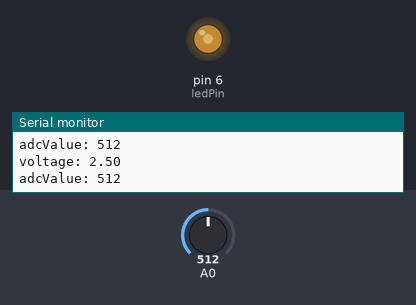
Bench run of a sketch on a simulated Arduino Uno, built with avr-gcc and run on an emulated ATmega328P. Parts: output pins drawn as LEDs (lit = HIGH), the last lines printed to the serial monitor. The test bench sets the inputs (shaded band); at power-on: A0 = 512.

Above: at 1.2 s.
1.3 s: A0 set to 104
At 1.9 s:
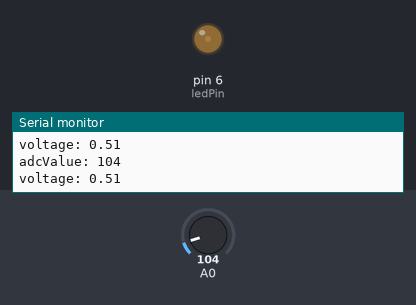
2.8 s: A0 set to 90
At 4.1 s:
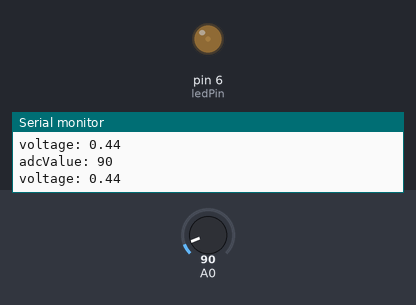
5.8 s: A0 set to 11
At 7.0 s:
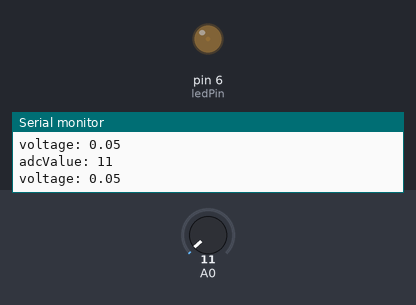
8.8 s: A0 set to 8
At 9.9 s:
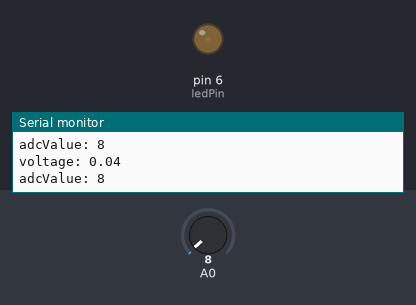
11.8 s: A0 set to 0
At 12.2 s:
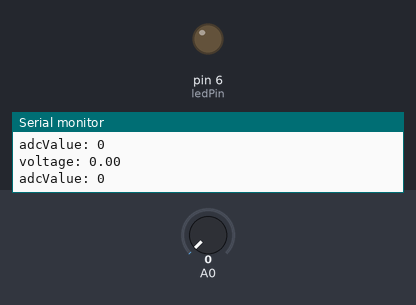
13.3 s: A0 set to 511
At 13.9 s:
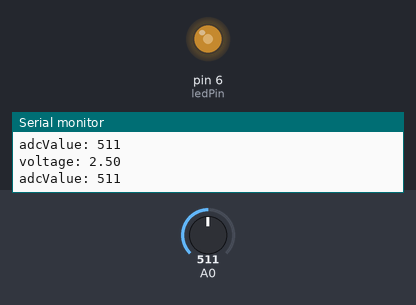
Timing chart, 0 to 15.8 s (numbered marks = the images above; inputs shaded):
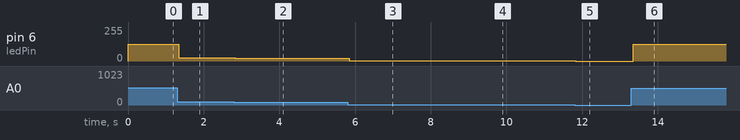

Measured:
- after the input at 1.3 s, pin 6 (ledPin): 127/255 → 25/255 at once
- after the input at 2.8 s, pin 6 (ledPin): 25/255 → 22/255 at once
- after the input at 5.8 s, pin 6 (ledPin): 22/255 → 2/255 after 0.05 s
- after the input at 8.8 s, pin 6 (ledPin): 2/255 → 1/255 at once
- after the input at 11.8 s, pin 6 (ledPin): 1/255 → 0/255 at once
- after the input at 13.3 s, pin 6 (ledPin): 0/255 → 127/255 after 0.05 s

The sketch:

Sketch_05.3_Control_LED_through_Photoresistor.ino
```cpp
/*
  Control_LED_through_Photoresistor

  modified 2021/6/30
  by http://www.freenove.com
*/

int adcValue; // Define a variable to save the ADC value
float voltage;    // Define a variable to save the calculated voltage value

int ledPin = 6;   // The number of the LED pin

void setup() {
  Serial.begin(9600);      // Initialize the serial port and set the baud rate to 9600
  pinMode(ledPin, OUTPUT);  // Set ledPin into output mode
}

void loop() {
  adcValue = analogRead(A0);  // Read analog voltage value of A0 port, and save
  voltage = adcValue * (5.0 / 1023.0);// Calculate voltage according to digital

  Serial.print("adcValue: ");
  Serial.println(adcValue);
  Serial.print("voltage: ");
  Serial.println(voltage);

  // Map analog to the 0-255 range, and works as ledPin duty cycle setting
  analogWrite(ledPin, map(adcValue, 0, 1023, 0, 255));
}
```
